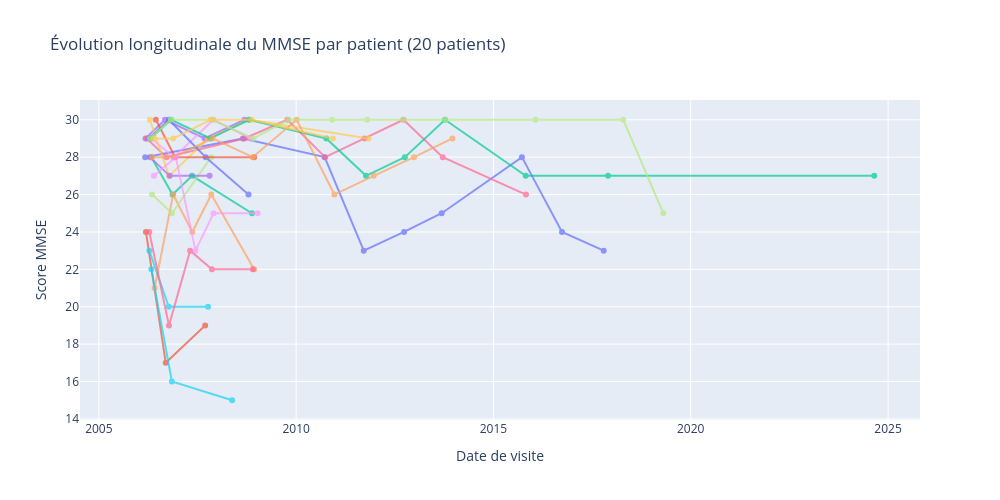

Notebook code cell kept with this figure:
### Code cell
#Visualisation du MMSCORE score des patients avec plusieurs visites
#Le MMSCORE a tendance à baisser au fils des visites
# Compter le nombre de visites par patient
visits_per_patient = df.groupby('RID')['VISDATE'].count()

# Sélectionner 20 patients avec plusieurs visites
multi_visit_patients = visits_per_patient[visits_per_patient > 1].index.tolist()[:20]

# Filtrer et trier
df_tracking = df[df['RID'].isin(multi_visit_patients)].sort_values(['RID', 'VISDATE'])

# Nettoyage du MMSE
df_tracking['MMSCORE_clean'] = df_tracking['MMSCORE'].replace([-4, -1], np.nan)

# Graphique interactif
fig = go.Figure()

for patient in multi_visit_patients:
    patient_data = df_tracking[df_tracking['RID'] == patient]
    fig.add_trace(go.Scatter(
        x=patient_data['VISDATE'],
        y=patient_data['MMSCORE_clean'],
        mode='lines+markers',
        name=f'Patient {patient}',
        showlegend=False,
        opacity=0.7
    ))

fig.update_layout(
    title='Évolution longitudinale du MMSE par patient (20 patients)',
    xaxis_title='Date de visite',
    yaxis_title='Score MMSE',
    height=500,
    width=1000,
    )

fig.show()

### Figure 1 — Plotly figure (JSON) as saved in the notebook; plotly's stock layout.template omitted (floating-point values rounded to 4 significant figures)
{"data": [{"mode": "lines+markers", "name": "Patient 2", "opacity": 0.7, "showlegend": false, "type": "scatter", "x": ["2005-09-08", "2006-03-06", "2008-08-27", "2010-09-22", "2011-09-19", "2012-09-26", "2013-09-09", "2015-09-22", "2016-09-27", "2017-10-18"], "y": [NaN, 28.0, 29.0, 28.0, 23.0, 24.0, 25.0, 28.0, 24.0, 23.0]}, {"mode": "lines+markers", "name": "Patient 3", "opacity": 0.7, "showlegend": false, "type": "scatter", "x": ["2005-09-12", "2006-03-13", "2006-09-12", "2007-09-12"], "y": [NaN, 24.0, 17.0, 19.0]}, {"mode": "lines+markers", "name": "Patient 4", "opacity": 0.7, "showlegend": false, "type": "scatter", "x": ["2005-11-08", "2006-05-02", "2006-11-14", "2007-05-14", "2008-11-18"], "y": [NaN, 28.0, 26.0, 27.0, 25.0]}, {"mode": "lines+markers", "name": "Patient 5", "opacity": 0.7, "showlegend": false, "type": "scatter", "x": ["2005-09-07", "2006-03-09", "2006-09-05", "2007-09-07", "2008-09-10"], "y": [NaN, 29.0, 30.0, 29.0, 30.0]}, {"mode": "lines+markers", "name": "Patient 6", "opacity": 0.7, "showlegend": false, "type": "scatter", "x": ["2005-11-29", "2006-06-01", "2006-11-20", "2007-05-16", "2007-11-08", "2008-12-08"], "y": [NaN, 21.0, 26.0, 24.0, 26.0, 22.0]}, {"mode": "lines+markers", "name": "Patient 7", "opacity": 0.7, "showlegend": false, "type": "scatter", "x": ["2005-10-06", "2006-04-13", "2006-10-10", "2007-10-09"], "y": [NaN, 23.0, 20.0, 20.0]}, {"mode": "lines+markers", "name": "Patient 8", "opacity": 0.7, "showlegend": false, "type": "scatter", "x": ["2005-09-19", "2006-03-20", "2006-09-19", "2008-09-09", "2009-10-12", "2010-09-27", "2011-09-27", "2012-09-20", "2013-09-19", "2015-10-29"], "y": [NaN, 29.0, 28.0, 29.0, 30.0, 28.0, 29.0, 30.0, 28.0, 26.0]}, {"mode": "lines+markers", "name": "Patient 10", "opacity": 0.7, "showlegend": false, "type": "scatter", "x": ["2005-11-10", "2006-05-09", "2006-11-09", "2007-11-07"], "y": [NaN, 26.0, 25.0, 28.0]}, {"mode": "lines+markers", "name": "Patient 14", "opacity": 0.7, "showlegend": false, "type": "scatter", "x": ["2005-11-04", "2006-05-02", "2006-11-27", "2007-11-27", "2008-11-05"], "y": [NaN, 29.0, 28.0, 30.0, 29.0]}, {"mode": "lines+markers", "name": "Patient 15", "opacity": 0.7, "showlegend": false, "type": "scatter", "x": ["2005-10-18", "2006-04-18", "2006-10-13", "2007-10-11", "2008-10-28", "2011-11-03"], "y": [NaN, 30.0, 27.0, 29.0, 30.0, 29.0]}, {"mode": "lines+markers", "name": "Patient 16", "opacity": 0.7, "showlegend": false, "type": "scatter", "x": ["2005-10-13", "2006-04-12", "2006-10-11", "2007-09-17", "2008-10-17"], "y": [NaN, 29.0, 30.0, 28.0, 26.0]}, {"mode": "lines+markers", "name": "Patient 19", "opacity": 0.7, "showlegend": false, "type": "scatter", "x": ["2005-11-23", "2006-06-13", "2006-12-08", "2008-12-08"], "y": [NaN, 30.0, 28.0, 28.0]}, {"mode": "lines+markers", "name": "Patient 21", "opacity": 0.7, "showlegend": false, "type": "scatter", "x": ["2005-10-24", "2006-04-24", "2006-11-01", "2007-10-30", "2008-10-22", "2010-10-07", "2011-10-10", "2012-10-03", "2013-10-10", "2015-10-27", "2017-11-27", "2024-08-26", null], "y": [NaN, 29.0, 30.0, 29.0, 30.0, 29.0, 27.0, 28.0, 30.0, 27.0, 27.0, 27.0, NaN]}, {"mode": "lines+markers", "name": "Patient 22", "opacity": 0.7, "showlegend": false, "type": "scatter", "x": ["2005-10-19", "2006-04-20", "2006-10-19", "2007-10-23"], "y": [NaN, 28.0, 27.0, 27.0]}, {"mode": "lines+markers", "name": "Patient 23", "opacity": 0.7, "showlegend": false, "type": "scatter", "x": ["2005-11-08", "2006-05-08", "2006-11-21", "2007-11-20", "2008-11-25", "2010-01-06", "2010-12-21", "2011-12-20", "2012-12-27", "2013-12-18"], "y": [NaN, 28.0, 28.0, 29.0, 28.0, 30.0, 26.0, 27.0, 28.0, 29.0]}, {"mode": "lines+markers", "name": "Patient 29", "opacity": 0.7, "showlegend": false, "type": "scatter", "x": ["2005-10-31", "2006-05-02", "2006-11-08", "2008-05-19"], "y": [NaN, 22.0, 16.0, 15.0]}, {"mode": "lines+markers", "name": "Patient 30", "opacity": 0.7, "showlegend": false, "type": "scatter", "x": ["2005-10-20", "2006-04-13", "2006-10-12", "2007-04-26", "2007-11-13", "2008-11-26"], "y": [NaN, 24.0, 19.0, 23.0, 22.0, 22.0]}, {"mode": "lines+markers", "name": "Patient 31", "opacity": 0.7, "showlegend": false, "type": "scatter", "x": ["2005-10-24", "2006-04-18", "2006-10-30", "2007-11-14", "2008-12-02", "2009-10-22", "2010-12-01", "2011-10-20", "2012-09-17", "2013-10-17", "2016-01-26", "2018-04-17", "2019-04-23"], "y": [NaN, 29.0, 30.0, 30.0, 29.0, 30.0, 30.0, 30.0, 30.0, 30.0, 30.0, 30.0, 25.0]}, {"mode": "lines+markers", "name": "Patient 33", "opacity": 0.7, "showlegend": false, "type": "scatter", "x": ["2005-12-09", "2006-05-26", "2006-12-14", "2007-06-14", "2007-11-29", "2009-01-09"], "y": [NaN, 27.0, 28.0, 23.0, 25.0, 25.0]}, {"mode": "lines+markers", "name": "Patient 35", "opacity": 0.7, "showlegend": false, "type": "scatter", "x": ["2005-11-08", "2006-05-23", "2006-11-21", "2007-11-02", "2008-11-17", "2010-12-08"], "y": [NaN, 29.0, 29.0, 30.0, 30.0, 29.0]}], "layout": {"height": 500, "title": {"text": "Évolution longitudinale du MMSE par patient (20 patients)"}, "width": 1000, "xaxis": {"title": {"text": "Date de visite"}}, "yaxis": {"title": {"text": "Score MMSE"}}}}
